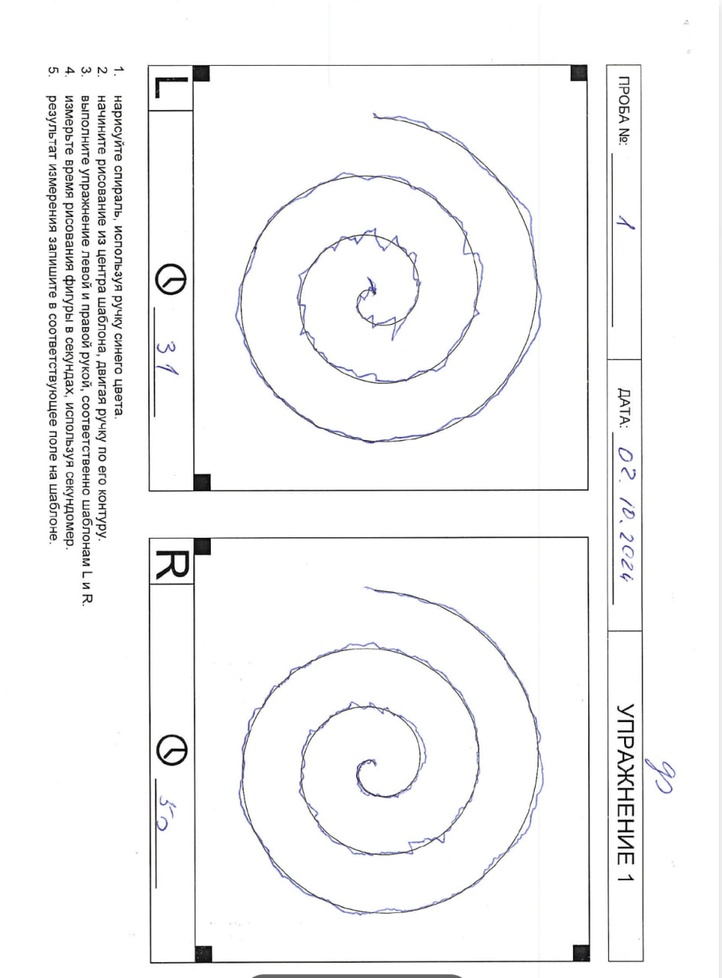
#> input picture tests/data/document.jpg, 722 x 978 px, shrunk from 945 x 1280 before the run, found by its file name
$ python create_test_images.py
#> lines starting #> are read from the running program, lines starting #| are printed output that depends on the picture
import os
import cv2
import numpy as np

def create_test_images():
    """Создает тестовые изображения в разных ориентациях из исходного document.jpg"""

    # Пути к файлам
    source_path = 'tests/data/document.jpg'
    generated_dir = 'tests/generated'

    # Проверяем что исходный файл существует
    if not os.path.exists(source_path):
        raise FileNotFoundError(f"Исходный файл не найден: {source_path}")

    # Создаем директории
    os.makedirs(generated_dir, exist_ok=True)
    os.makedirs('tests/output', exist_ok=True)

    # Загружаем исходное изображение
    original_image = cv2.imread(source_path)
#> original_image is the input picture: shape (978, 722, 3); mean B, G, R 246.5, 246.2, 246.2
    if original_image is None:
        raise ValueError(f"Не удалось загрузить изображение: {source_path}")

    print(f"[OK] Исходное изображение загружено: {original_image.shape}")
#| [OK] Исходное изображение загружено: (978, 722, 3)

    # Создаем изображения в разных ориентациях
    images = {
        'original.jpg': original_image,
        'rotated_90.jpg': cv2.rotate(original_image, cv2.ROTATE_90_CLOCKWISE),
        'rotated_180.jpg': cv2.rotate(original_image, cv2.ROTATE_180),
        'rotated_270.jpg': cv2.rotate(original_image, cv2.ROTATE_90_COUNTERCLOCKWISE)
    }

    # Сохраняем все изображения
    for filename, image in images.items():
        output_path = os.path.join(generated_dir, filename)
        cv2.imwrite(output_path, image)
        print(f"[OK] Создано: {output_path} ({image.shape})")
#> this loop made 4 passes
#> filename on passes 1 to 4: 'original.jpg', 'rotated_90.jpg', 'rotated_180.jpg', 'rotated_270.jpg'
#| [OK] Создано: tests/generated/original.jpg ((978, 722, 3))
#| [OK] Создано: tests/generated/rotated_90.jpg ((722, 978, 3))
#| [OK] Создано: tests/generated/rotated_180.jpg ((978, 722, 3))
#| [OK] Создано: tests/generated/rotated_270.jpg ((722, 978, 3))
#> pass 2, in create_test_images, `cv2.imwrite(output_path, image)`:
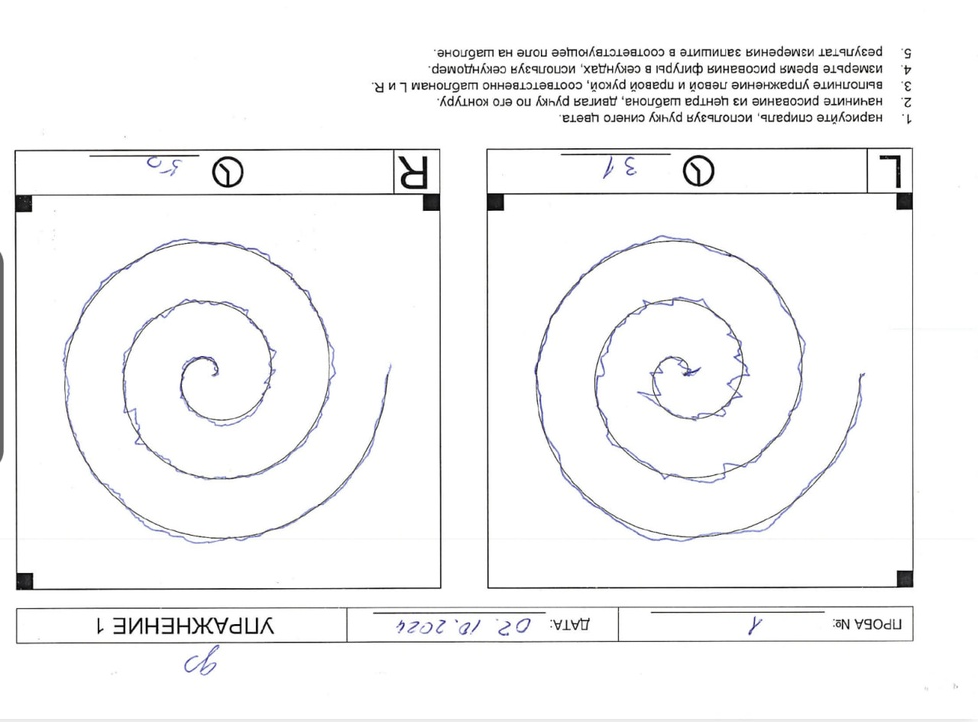
#> saved as rotated_90.jpg: shape (722, 978, 3); mean B, G, R 246.5, 246.2, 246.2

    print(f"\n[INFO] Создано {len(images)} тестовых изображения в tests/generated/")
#| [INFO] Создано 4 тестовых изображения в tests/generated/

    return images

def verify_test_images():
    """Проверяет что все тестовые изображения созданы корректно"""
    generated_dir = 'tests/generated'
#> generated_dir = 'tests/generated'
    expected_files = ['original.jpg', 'rotated_90.jpg', 'rotated_180.jpg', 'rotated_270.jpg']

    missing_files = []
    for filename in expected_files:
        path = os.path.join(generated_dir, filename)
        if not os.path.exists(path):
            missing_files.append(filename)
#> after the loop, missing_files = []

    if missing_files:
        print(f"[MISS] Отсутствуют файлы: {missing_files}")
        return False
    else:
        print("[OK] Все тестовые изображения созданы корректно")
        return True

if __name__ == '__main__':
    try:
        create_test_images()
        verify_test_images()
    except Exception as e:
        print(f"[ERR] Ошибка: {e}")

$ run again, with 2.jpg copied over tests/data/document.jpg
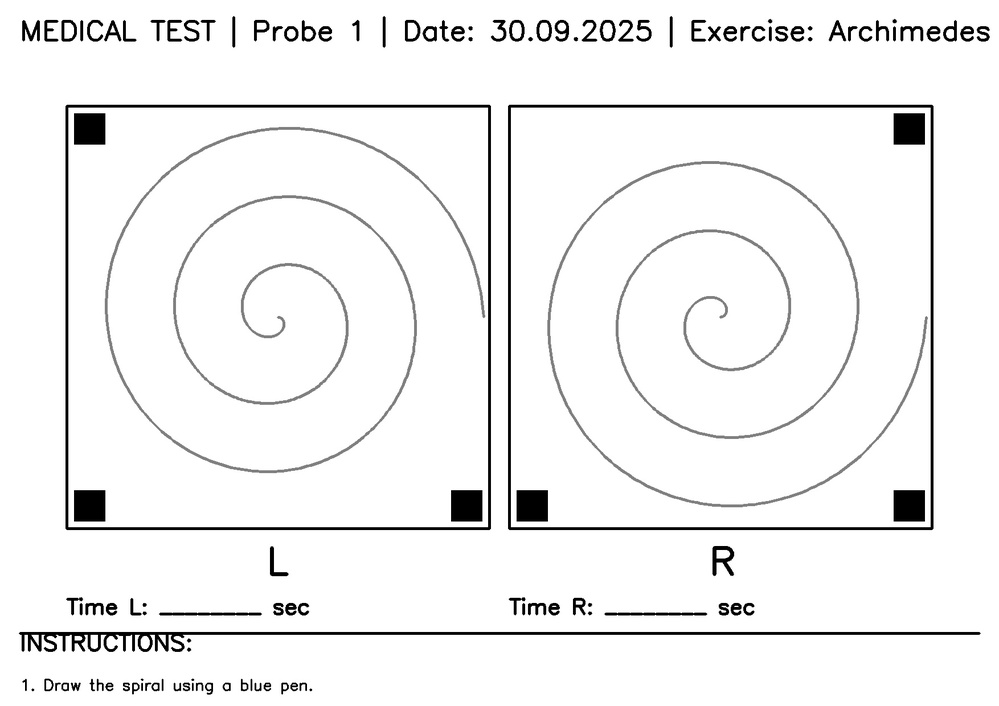
#> input picture 2.jpg, 999 x 706 px, shrunk from 1754 x 1240 before the run, found by its file name
#> in create_test_images, original_image is the input picture: shape (706, 999, 3); min 0, max 255, mean 242.5
#| [OK] Исходное изображение загружено: (706, 999, 3)
#> the loop in create_test_images, `for filename, image in images.items():` made 4 passes
#> filename on passes 1 to 4: 'original.jpg', 'rotated_90.jpg', 'rotated_180.jpg', 'rotated_270.jpg'
#> (printed output is left out)
#> pass 2, in create_test_images, `cv2.imwrite(output_path, image)`:
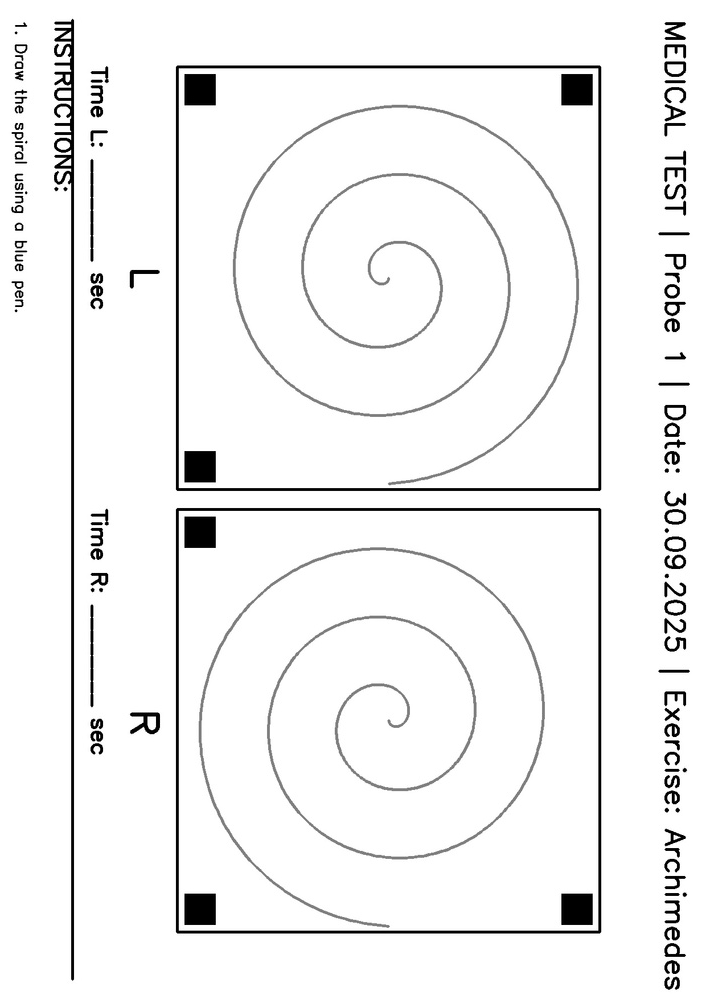
#> saved as rotated_90.jpg: shape (999, 706, 3); min 0, max 255, mean 242.5
#| [INFO] Создано 4 тестовых изображения в tests/generated/
#> generated_dir = 'tests/generated'
#> after the loop in verify_test_images, `for filename in expected_files:`: missing_files = []

$ run again, with 3.jpg copied over tests/data/document.jpg
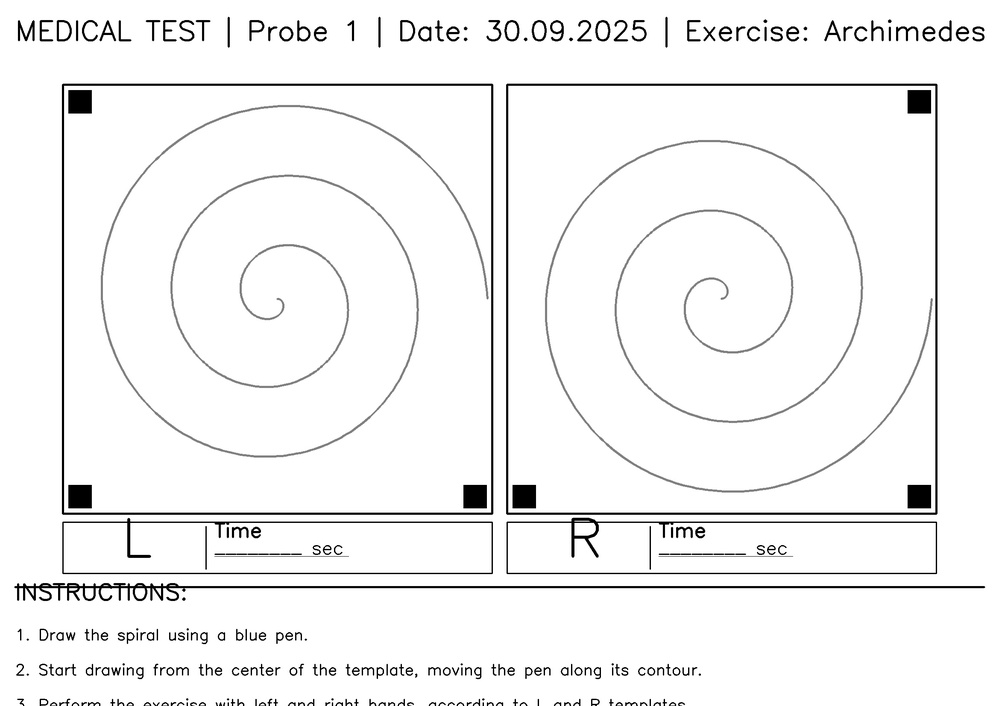
#> input picture 3.jpg, 999 x 706 px, shrunk from 2339 x 1654 before the run, found by its file name
#> in create_test_images, original_image is the input picture: shape (706, 999, 3); min 0, max 255, mean 244
#| [OK] Исходное изображение загружено: (706, 999, 3)
#> the loop in create_test_images, `for filename, image in images.items():` made 4 passes
#> filename on passes 1 to 4: 'original.jpg', 'rotated_90.jpg', 'rotated_180.jpg', 'rotated_270.jpg'
#> (printed output is left out)
#> pass 2, in create_test_images, `cv2.imwrite(output_path, image)`:
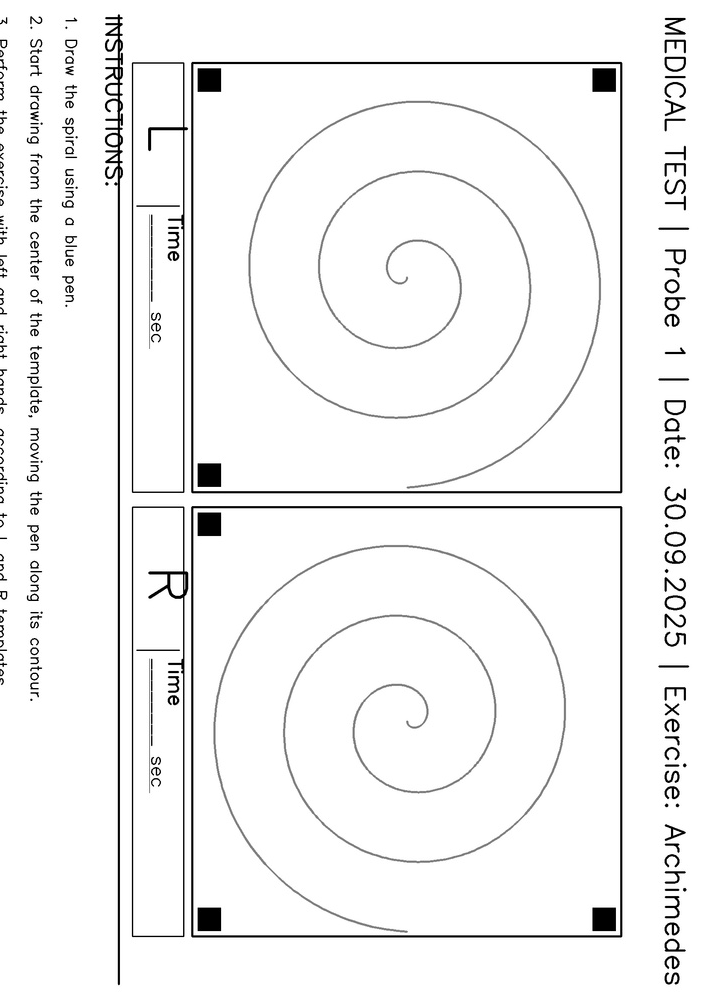
#> saved as rotated_90.jpg: shape (999, 706, 3); min 0, max 255, mean 244
#| [INFO] Создано 4 тестовых изображения в tests/generated/
#> generated_dir = 'tests/generated'
#> after the loop in verify_test_images, `for filename in expected_files:`: missing_files = []
